Frame 1 (no input): blank canvas, image omitted
Frame 60 (no input): blank canvas, image omitted
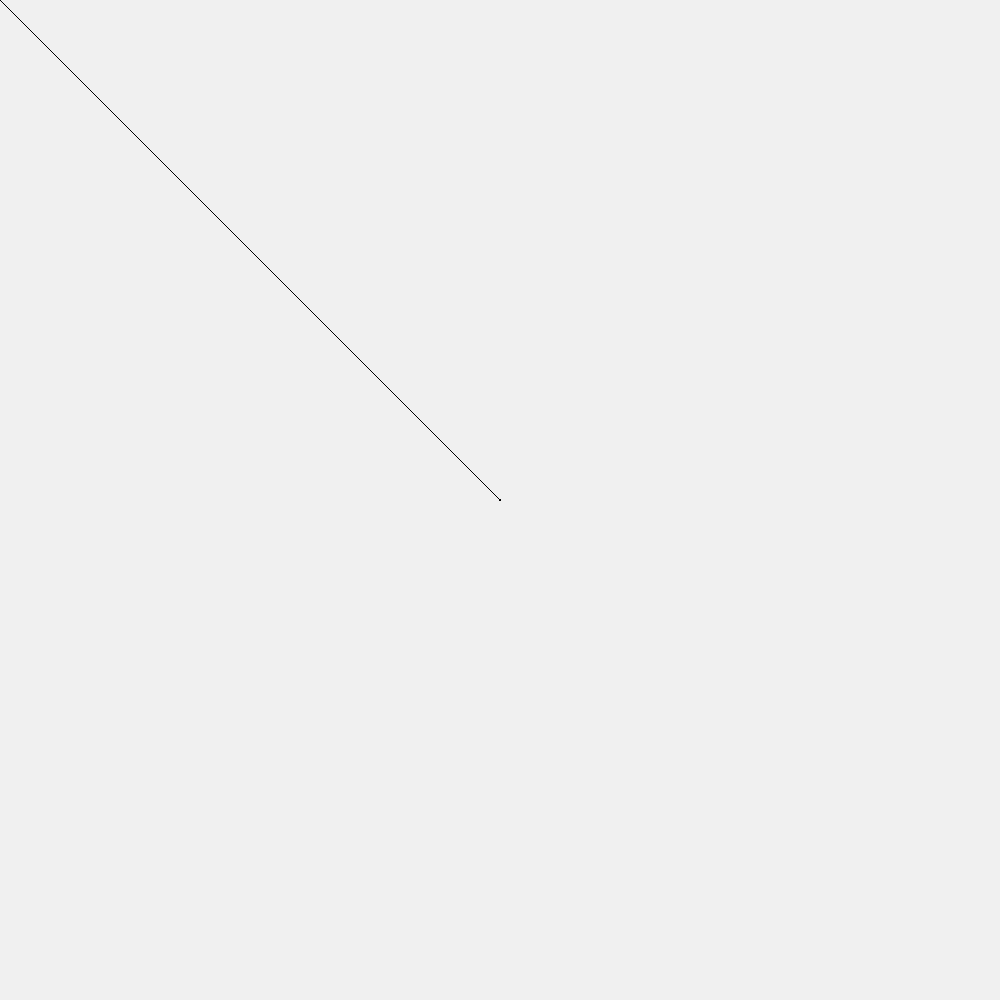
Frame 120 (the mouse pressed at the canvas centre since frame 60)

The p5.js sketch whose frames 1 and 60 were blank and that drew this single picture after the mouse press (run headless with seeded random() and noise() and a simulated clock; from frame 60 on, the mouse is pressed at the canvas centre):

// p5.js sketch
// ── sketch.js
var minStroke = 5;
var maxStroke = 30;
var permanence;
let slider1;
let slider1Label;
let slider2;
let slider2Label;
let slider3;
let slider3Label;

function setup() {
  createCanvas(windowWidth - 200, windowHeight);
  //noCanvas();
  background(240);
  cursor(CROSS);
  strokeCap(ROUND);

  // GUI

  var button1 = createButton('Toggle Colour');
  button1.mousePressed(setCol); 
  button1.position(width + 20, 20);

  var button2 = createButton('Clear');
  button2.mousePressed(clearCanvas); 
  button2.position(width + 20, 50);

  slider1 = createSlider(10, 60, 30, 10);
  slider1.position(width + 20, 110);

  slider1Label = createElement('h5', 'Smoothness');
  slider1Label.position(width + 20, 60);
  slider1Label.style('font', 'caption');

  slider2 = createSlider(15, 255, 200, 10);
  slider2.position(width + 20, 170);

  slider2Label = createElement('h5', 'Permanence');
  slider2Label.position(width + 20, 120);
  slider2Label.style('font', 'caption');

  slider3 = createSlider(1, 2, 1, 1);
  slider3.position(width + 20, 230);

  slider3Label = createElement('h5', 'Form');
  slider3Label.position(width + 20, 180);
  slider3Label.style('font', 'caption');
  
}

function setCol(){
  permanence = slider2.value();
  background(random(255), random(255), random(255), 255 - permanence);
  stroke(random(255),random(255),random(255));
  strokeWeight(random(20));
}

function clearCanvas(){
  clear();
  background(240);
  strokeWeight(random(20));
  stroke(10);
}

function draw() {
  var smoothness = slider1.value();
  frameRate(smoothness);

  var wAmt = 100;
  var wave1 = sin(radians(frameCount)) * wAmt;
  var wave2 = cos(radians(frameCount)) * wAmt;

  if (slider3.value() === 1){
  if (mouseIsPressed === true){
    line(mouseX,mouseY,pmouseX, pmouseY);
  }
} else {
  if (mouseIsPressed === true){
  noFill();
  strokeWeight(2);
  circle(mouseX, mouseY, wave1, wave2);
  }
}
}
